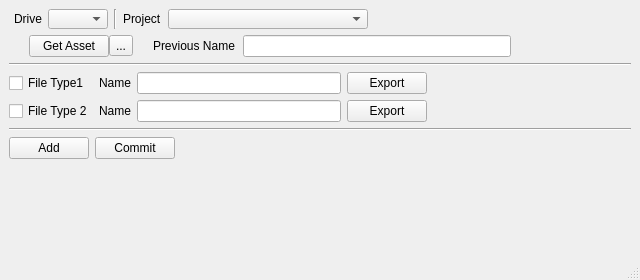
<?xml version="1.0" encoding="UTF-8"?>
<ui version="4.0">
 <class>MainWindow</class>
 <widget class="QMainWindow" name="MainWindow">
  <property name="geometry">
   <rect>
    <x>0</x>
    <y>0</y>
    <width>640</width>
    <height>280</height>
   </rect>
  </property>
  <property name="minimumSize">
   <size>
    <width>640</width>
    <height>280</height>
   </size>
  </property>
  <property name="maximumSize">
   <size>
    <width>5700</width>
    <height>3660</height>
   </size>
  </property>
  <property name="windowTitle">
   <string>HeroExporter 0.0.001</string>
  </property>
  <widget class="QWidget" name="centralwidget">
   <layout class="QGridLayout" name="gridLayout_2">
    <item row="2" column="0">
     <widget class="Line" name="separater_1_line">
      <property name="orientation">
       <enum>Qt::Horizontal</enum>
      </property>
     </widget>
    </item>
    <item row="4" column="0">
     <widget class="Line" name="separater_2_line">
      <property name="orientation">
       <enum>Qt::Horizontal</enum>
      </property>
     </widget>
    </item>
    <item row="1" column="0">
     <layout class="QGridLayout" name="getAsset_gridLayout" rowstretch="0" columnstretch="1,0,0,0,0,0,0,0">
      <property name="sizeConstraint">
       <enum>QLayout::SetMaximumSize</enum>
      </property>
      <property name="leftMargin">
       <number>0</number>
      </property>
      <property name="topMargin">
       <number>0</number>
      </property>
      <property name="rightMargin">
       <number>0</number>
      </property>
      <property name="bottomMargin">
       <number>0</number>
      </property>
      <property name="spacing">
       <number>0</number>
      </property>
      <item row="0" column="4">
       <widget class="QLabel" name="previous_text_label">
        <property name="sizePolicy">
         <sizepolicy hsizetype="Fixed" vsizetype="Preferred">
          <horstretch>0</horstretch>
          <verstretch>0</verstretch>
         </sizepolicy>
        </property>
        <property name="minimumSize">
         <size>
          <width>90</width>
          <height>0</height>
         </size>
        </property>
        <property name="text">
         <string>Previous Name</string>
        </property>
       </widget>
      </item>
      <item row="0" column="7">
       <spacer name="getAsset_1_horizontalSpacer">
        <property name="orientation">
         <enum>Qt::Horizontal</enum>
        </property>
        <property name="sizeType">
         <enum>QSizePolicy::Fixed</enum>
        </property>
        <property name="sizeHint" stdset="0">
         <size>
          <width>120</width>
          <height>20</height>
         </size>
        </property>
       </spacer>
      </item>
      <item row="0" column="5">
       <widget class="QLineEdit" name="input_path_lineEdit"/>
      </item>
      <item row="0" column="0">
       <spacer name="getAsset_2_horizontalSpacer">
        <property name="orientation">
         <enum>Qt::Horizontal</enum>
        </property>
        <property name="sizeType">
         <enum>QSizePolicy::Fixed</enum>
        </property>
        <property name="sizeHint" stdset="0">
         <size>
          <width>20</width>
          <height>20</height>
         </size>
        </property>
       </spacer>
      </item>
      <item row="0" column="1">
       <widget class="QPushButton" name="getAsset_pushButton">
        <property name="text">
         <string>Get Asset</string>
        </property>
       </widget>
      </item>
      <item row="0" column="2">
       <widget class="QToolButton" name="toolButton">
        <property name="text">
         <string>...</string>
        </property>
       </widget>
      </item>
      <item row="0" column="3">
       <spacer name="getAsset_3_horizontalSpacer">
        <property name="orientation">
         <enum>Qt::Horizontal</enum>
        </property>
        <property name="sizeType">
         <enum>QSizePolicy::Minimum</enum>
        </property>
        <property name="sizeHint" stdset="0">
         <size>
          <width>20</width>
          <height>20</height>
         </size>
        </property>
       </spacer>
      </item>
     </layout>
    </item>
    <item row="5" column="0">
     <layout class="QHBoxLayout" name="export_horizontalLayout">
      <item>
       <widget class="QPushButton" name="add_pushButton">
        <property name="text">
         <string>Add</string>
        </property>
       </widget>
      </item>
      <item>
       <widget class="QPushButton" name="commit_pushButton">
        <property name="text">
         <string>Commit</string>
        </property>
       </widget>
      </item>
      <item>
       <spacer name="export_horizontalSpacer">
        <property name="orientation">
         <enum>Qt::Horizontal</enum>
        </property>
        <property name="sizeHint" stdset="0">
         <size>
          <width>40</width>
          <height>20</height>
         </size>
        </property>
       </spacer>
      </item>
     </layout>
    </item>
    <item row="3" column="0">
     <layout class="QGridLayout" name="body_gridLayout">
      <property name="sizeConstraint">
       <enum>QLayout::SetMaximumSize</enum>
      </property>
      <item row="0" column="1">
       <widget class="QLabel" name="export_name_1_label">
        <property name="text">
         <string>Name</string>
        </property>
       </widget>
      </item>
      <item row="1" column="0">
       <widget class="QCheckBox" name="asset_2_checkBox">
        <property name="text">
         <string>File Type 2</string>
        </property>
       </widget>
      </item>
      <item row="0" column="0">
       <widget class="QCheckBox" name="asset_1_checkBox">
        <property name="text">
         <string>File Type1</string>
        </property>
       </widget>
      </item>
      <item row="1" column="3">
       <widget class="QPushButton" name="export_2_pushButton">
        <property name="text">
         <string>Export</string>
        </property>
       </widget>
      </item>
      <item row="0" column="3">
       <widget class="QPushButton" name="export_1_pushButton">
        <property name="text">
         <string>Export</string>
        </property>
       </widget>
      </item>
      <item row="0" column="4">
       <spacer name="export_name_1_horizontalSpacer">
        <property name="orientation">
         <enum>Qt::Horizontal</enum>
        </property>
        <property name="sizeHint" stdset="0">
         <size>
          <width>40</width>
          <height>20</height>
         </size>
        </property>
       </spacer>
      </item>
      <item row="1" column="1">
       <widget class="QLabel" name="export_name_2_label">
        <property name="text">
         <string>Name</string>
        </property>
       </widget>
      </item>
      <item row="1" column="4">
       <spacer name="export_name_2_horizontalSpacer">
        <property name="orientation">
         <enum>Qt::Horizontal</enum>
        </property>
        <property name="sizeHint" stdset="0">
         <size>
          <width>40</width>
          <height>20</height>
         </size>
        </property>
       </spacer>
      </item>
      <item row="0" column="2">
       <widget class="QLineEdit" name="text_1_lineEdit"/>
      </item>
      <item row="1" column="2">
       <widget class="QLineEdit" name="text_2_lineEdit"/>
      </item>
     </layout>
    </item>
    <item row="0" column="0">
     <layout class="QHBoxLayout" name="horizontalLayout">
      <property name="leftMargin">
       <number>5</number>
      </property>
      <property name="rightMargin">
       <number>5</number>
      </property>
      <item>
       <widget class="QLabel" name="drive_label">
        <property name="text">
         <string>Drive</string>
        </property>
       </widget>
      </item>
      <item>
       <widget class="QComboBox" name="drive_comboBox">
        <property name="sizePolicy">
         <sizepolicy hsizetype="Preferred" vsizetype="Fixed">
          <horstretch>100</horstretch>
          <verstretch>0</verstretch>
         </sizepolicy>
        </property>
        <property name="maximumSize">
         <size>
          <width>60</width>
          <height>20</height>
         </size>
        </property>
       </widget>
      </item>
      <item>
       <widget class="Line" name="line_project">
        <property name="orientation">
         <enum>Qt::Vertical</enum>
        </property>
       </widget>
      </item>
      <item>
       <widget class="QLabel" name="project_label">
        <property name="text">
         <string>Project</string>
        </property>
       </widget>
      </item>
      <item>
       <widget class="QComboBox" name="project_comboBox">
        <property name="sizePolicy">
         <sizepolicy hsizetype="Preferred" vsizetype="Fixed">
          <horstretch>0</horstretch>
          <verstretch>0</verstretch>
         </sizepolicy>
        </property>
        <property name="minimumSize">
         <size>
          <width>200</width>
          <height>0</height>
         </size>
        </property>
        <property name="maximumSize">
         <size>
          <width>16777215</width>
          <height>20</height>
         </size>
        </property>
       </widget>
      </item>
      <item>
       <spacer name="project_spacer">
        <property name="orientation">
         <enum>Qt::Horizontal</enum>
        </property>
        <property name="sizeType">
         <enum>QSizePolicy::Fixed</enum>
        </property>
        <property name="sizeHint" stdset="0">
         <size>
          <width>500</width>
          <height>17</height>
         </size>
        </property>
       </spacer>
      </item>
     </layout>
    </item>
    <item row="6" column="0">
     <layout class="QVBoxLayout" name="empty_verticalLayout">
      <item>
       <spacer name="empty_verticalSpacer">
        <property name="orientation">
         <enum>Qt::Vertical</enum>
        </property>
        <property name="sizeType">
         <enum>QSizePolicy::Fixed</enum>
        </property>
        <property name="sizeHint" stdset="0">
         <size>
          <width>20</width>
          <height>220</height>
         </size>
        </property>
       </spacer>
      </item>
     </layout>
    </item>
   </layout>
  </widget>
  <widget class="QStatusBar" name="statusbar"/>
 </widget>
 <resources/>
 <connections/>
</ui>
